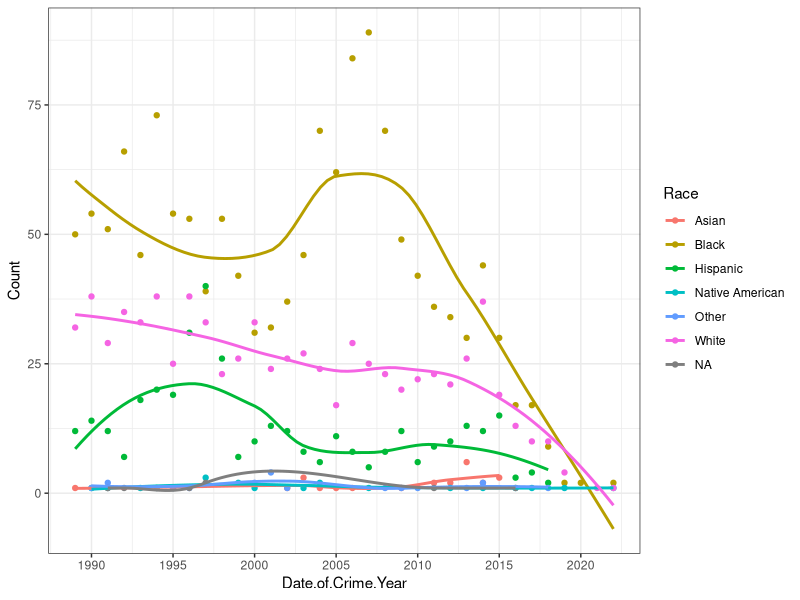
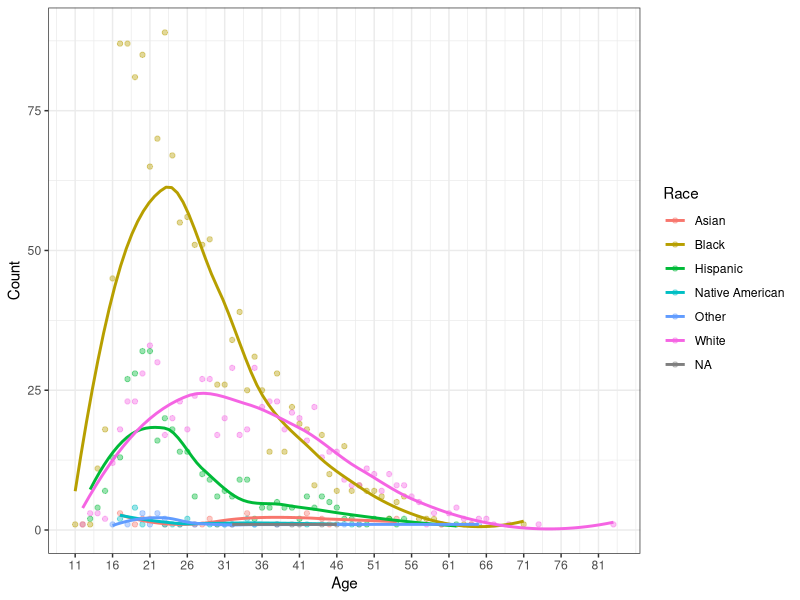
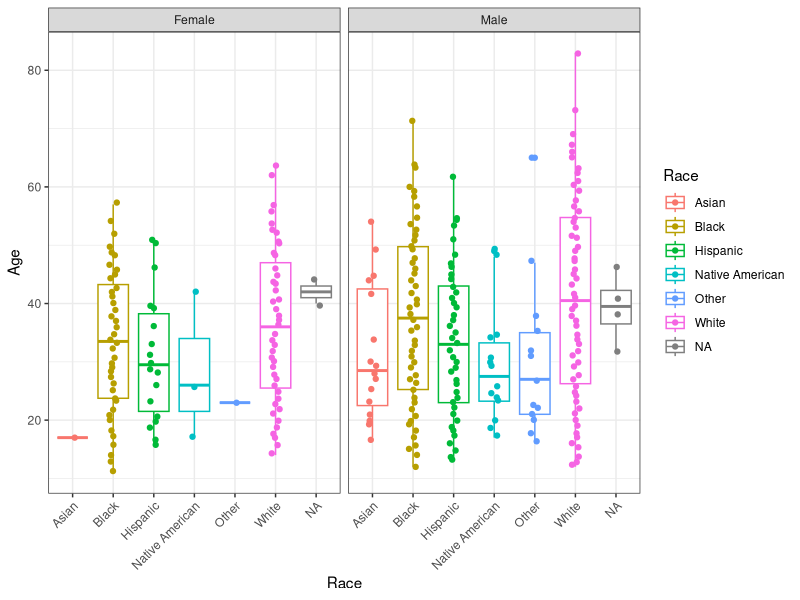

These charts were generated, in order, by the following R code:
## ---- chunk 1
knitr::opts_chunk$set(echo = TRUE)
library(dplyr)
library(tidyverse)
library(gridExtra)
## ---- chunk 2
exonerees <- read.csv("publicspreadsheet-may2024.csv",
                      na.strings = c("NA", "Don't Know", ""))

# Identify variables with missing data
colSums(is.na(exonerees))[colSums(is.na(exonerees)) != 0]
# Identify rows with missing data
exonerees[is.na(exonerees$Age),]
## ---- chunk 3
exonerees %>%
  dplyr::select(Last.Name, First.Name, Race, Age, Sex) %>%
  dplyr::mutate_if(is.character, as.factor) %>%
  summary
## ---- chunk 4
exonerees %>%
  dplyr::select(State, County, Date.of.Crime.Year, Worst.Crime.Display) %>%
  dplyr::mutate_all(as.factor) %>%
  summary

# count number of federal cases with only one federal district in that state,
# such that County == ""
# exonerees %>%
  # select(County) %>% mutate_at(c("County"), as.factor) %>%
  # filter(County == "") %>%
  # nrow
## ---- chunk 5
exonerees %>%
  dplyr::select(Sentence, Date.of.1st.Conviction, Date.of.Release, 
                Date.of.Exoneration) %>%
  dplyr::mutate_at(c("Sentence"), as.factor) %>%
  summary
## ---- chunk 6
tags_list <- exonerees %>%
  dplyr::select(Tags) %>%
  dplyr::mutate(Tags = strsplit(Tags, ";#"))

max_tags <- max(sapply(tags_list$Tags, length))

df_list_padded <- lapply(tags_list$Tags, function(x) c(x, rep(NA, max_tags - length(x))))

df_padded <- as.data.frame(do.call(rbind, df_list_padded))

head(df_padded)
colnames(df_padded) <- paste0("tag_", 1:max_tags)

## ---- chunk 7
# plot of number of exonerees over year by race
exonerees <- exonerees %>%
  mutate(Date.of.Crime.Year = gsub(",", "", Date.of.Crime.Year),
         Date.of.Crime.Year = as.numeric(Date.of.Crime.Year))

# plot of number of exonerees over year by race
exonerees %>%
  filter(Date.of.Crime.Year >= 1989) %>%
  group_by(Race, Date.of.Crime.Year) %>%
  summarize(Count = n()) %>%
  ggplot(aes(x = Date.of.Crime.Year, y = Count, color = Race)) +
    geom_point() +
    geom_smooth(se = FALSE) +
    scale_x_continuous(
      breaks = seq(min(exonerees$Date.of.Crime.Year, na.rm = TRUE),
                   max(exonerees$Date.of.Crime.Year, na.rm = TRUE),
                                    by = 5)) +
    theme_bw()


# plot of number of exonerees over age by race
exonerees %>%
  filter(Date.of.Crime.Year >= 1989) %>%
  group_by(Race, Age) %>%
  summarize(Count = n()) %>%
  ggplot(aes(x = Age, y = Count, color = Race)) +
    geom_point(alpha = .4) +
    geom_smooth(se = FALSE) +
    scale_x_continuous(
      breaks = seq(min(exonerees$Age, na.rm = TRUE),
                   max(exonerees$Age, na.rm = TRUE),
                                    by = 5)) +
    theme_bw()

# boxplot of age by race, faceted by sex 
exonerees %>%
  filter(Date.of.Crime.Year >= 1989) %>%
  group_by(Race, Age, Sex) %>%
  summarize(Count = n()) %>%
  ggplot(aes(y = Age, x = Race, color = Race)) +
    geom_boxplot() +
    geom_jitter(width = 0.1) +
    theme_bw() +
    theme(axis.text.x = element_text(angle = 45, hjust = 1)) +
  facet_wrap(vars(Sex))


worst.crime.by.race <- exonerees %>%
  filter(Date.of.Crime.Year >= 1989) %>%
  mutate(Worst.Crime.Display = as.factor(Worst.Crime.Display)) %>%
  group_by(Race, Worst.Crime.Display) %>%
  summarize(Count = n())

# Ordered by count
worst.crime.by.race %>%
  arrange(desc(Count)) %>%
  filter(Count >= 50)

# Ordered by race
worst.crime.by.race %>%
  arrange(Race, desc(Count)) %>%
  filter(Count >= 30)

# Ordered by crime
worst.crime.by.race %>%
  arrange(Worst.Crime.Display, desc(Count)) %>%
  select(Worst.Crime.Display, everything()) %>%
  filter(Count >= 30)

# table of sentence by race
exonerees %>%
  dplyr::mutate_at(c("Sentence"), as.factor) %>%
  group_by(Race, Sentence) %>%
  summarize(Count = n()) %>%
  arrange(Sentence, desc(Count)) %>%
  filter(Count > 50)
  

exonerees %>%
  group_by(State) %>%
  summarize(Count = n()) %>%
  filter(Count >= 50) %>%
  arrange(desc(Count))

exonerees %>%
  group_by(State, Race) %>%
  summarize(Count = n()) %>%
  ungroup(Race) %>%
  mutate(Total = sum(Count),
         Prop = round(Count/sum(Count), 2)) %>%
  filter(Count >= 50) %>%
  arrange(desc(Total), State, desc(Prop)) %>%
  select(Total, everything())
